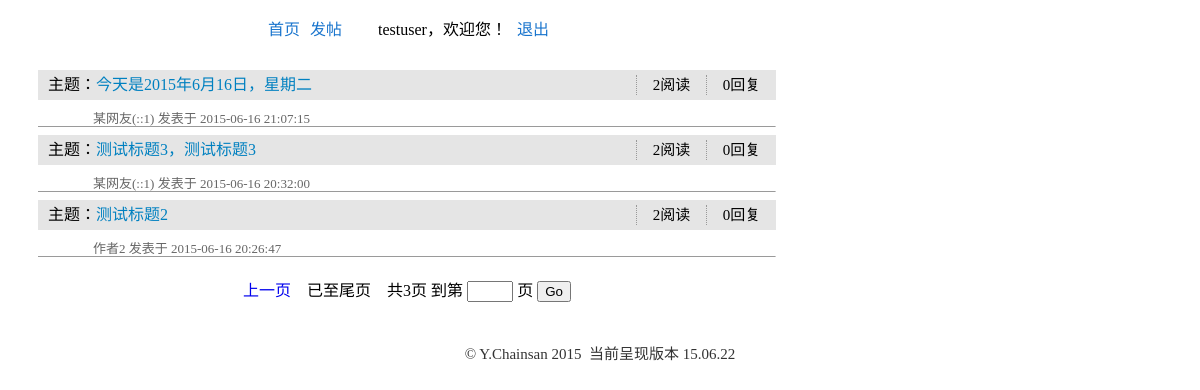
The app's page /index.php?p=3 (signed in) with its own data.
### tables this page shows
CREATE TABLE `subjectpost` (
  `subjectID` int(10) unsigned NOT NULL AUTO_INCREMENT,
  `subject_NO` int(10) NOT NULL,
  `post_title` varchar(60) NOT NULL,
  `post_content` text NOT NULL,
  `post_author` varchar(20) NOT NULL,
  `postauthor_UID` int(11) NOT NULL,
  `category_number` int(11) NOT NULL,
  `post_level` tinyint(2) NOT NULL DEFAULT '0',
  `post_position` tinyint(2) NOT NULL DEFAULT '0',
  `addtime` datetime NOT NULL,
  `addip` varchar(15) NOT NULL,
  `lastreply_time` datetime NOT NULL,
  `lastreply_author` varchar(20) NOT NULL,
  `lastreply_UID` int(11) NOT NULL,
  `view_number` int(11) NOT NULL,
  `reply_number` int(11) NOT NULL,
  `like_number` int(11) NOT NULL,
  `dislike_number` int(11) NOT NULL,
  PRIMARY KEY (`subjectID`)
);

### index.php (the view, shortened to what this page needs)
<!DOCTYPE html>
<html>
<head>
<link rel="stylesheet" href="styles.css" type="text/css">
</head>
<body>
<?php
if (isset($_SESSION['userID'])) {
	include 'include/signintopnav.php';
}else {
	include 'include/topnav.php';
}
require 'include/dbconnect.php';
$pageNumber = 1;
if (isset($_GET["p"])) {
	$pageNumber=$_GET["p"];
}
$pageRows = 10;
$sql = "select count(subjectID) from subjectpost";
$result = mysqli_query($dbcon, $sql);
$row = mysqli_fetch_array($result,MYSQL_NUM);
$records = $row[0];
$totalPages = ceil($records/$pageRows);
$sql = "SELECT `subjectID`, `post_title`,`view_number`,`reply_number`,`like_number`,`post_author`,`addip`,`addtime`
		FROM subjectpost
		ORDER BY lastreply_time DESC LIMIT ".($pageNumber-1)*$pageRows.",$pageRows";
$result = mysqli_query($dbcon, $sql);
while ($sjct = mysqli_fetch_array($result)) {
	if ($sjct["post_author"]=="") {
		$sjct["post_author"] = '某网友('.$sjct["addip"].')';
	}
	echo '<div class="subjectlist"><div class="postlisthead">
		<div class="plhtitle">主题：</div><div class="posttitle"><a href="viewnum.php?sid='.$sjct["subjectID"].'" target="_blank">'.$sjct["post_title"].'</a></div>
			<div class="readinfo">'.$sjct["view_number"].'阅读</div>
			<div class="readinfo">'.$sjct["reply_number"].'回复</div></div>
		<div class="postlistfooter">'.$sjct["post_author"].'&nbsp;发表于 '.$sjct["addtime"].'</div>
		<hr size="1">
		</div>';
}
if ($pageNumber<=1) {
	echo '<div class="changepage"><form action="gopage.php" method="get"><span class="currentPage">这是首页</span>&nbsp;&nbsp;';
}else {
	echo '<div class="changepage"><form action="gopage.php" method="get"><a href="?p='.($pageNumber-1).'">上一页</a>&nbsp;&nbsp;';
}
if ($pageNumber>=$totalPages) {
	echo '&nbsp;&nbsp;<span class="currentPage">已至尾页</span>';
} else{
	echo '&nbsp;&nbsp;<a href="?p='.($pageNumber+1).'">下一页</a>';
}
echo'&nbsp;&nbsp;&nbsp;&nbsp;<span class="currentPage">共'.$totalPages.'页&nbsp;到第
<input type="text" class="goPage" name="gopage">
页</span>
<button type="submit" style="cursor:pointer;">Go</button></form>
</div>';
?>
<div id="footer">
<?php include 'include/footer.php';?>
</div>
</body>
</html>

### styles.css (style rules this page uses)
a { text-decoration:none; }
#footer { text-align:center; color:#333; font-size:15px; margin:40px 0 15px 0; }
.subjectlist { margin:0 0 0 30px; width:738px; }
.postlisthead { width:738px; background-color:#e5e5e5; height:30px; }
.plhtitle { line-height:30px; width:48px; padding-left:10px; float:left; }
.posttitle { color:#0080c0; line-height:30px; width:540px; height:30px; text-align:left; float:left; overflow:hidden; }
.posttitle a { text-decoration:none; color:#0080c0; }
.readinfo { border-left:dotted 1px #999; margin-top:5px; width:69px; text-align:center; font-size:15px; line-height:20px; float:left; }
.postlistfooter { margin:5px 0 0 30px; padding:3px 0 0 25px; color:#666; height:10px; font-size:13px; }
.changepage { width:738px; margin:20px 0 0 30px; text-align:center; }
.currentPage { color:#000; font-size:16px; }
.goPage { height:15px; width:38px; }

### records on screen
subjectpost: post_title "今天是2015年6月16日，星期二", view_number "2", reply_number "0", post_author "某网友(::1)", addtime "2015-06-16 21:07:15"
subjectpost: post_title "测试标题3，测试标题3", view_number "2", reply_number "0", post_author "某网友(::1)", addtime "2015-06-16 20:32:00"
subjectpost: post_title "测试标题2", view_number "2", reply_number "0", post_author "作者2", addtime "2015-06-16 20:26:47"

### other values on screen
$_SESSION['username'] "testuser"
$totalPages "3"
